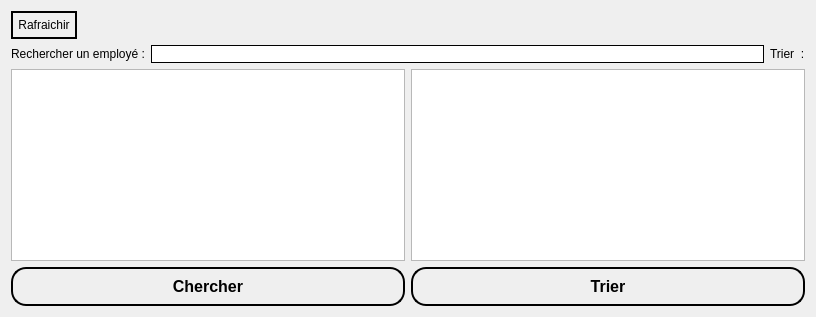
           <widget class="QWidget" name="tab_16">
            <attribute name="title">
             <string>   Rechercher employé   </string>
            </attribute>
            <layout class="QGridLayout" name="gridLayout_8">
             <item row="0" column="0" colspan="2">
              <layout class="QHBoxLayout" name="horizontalLayout_5">
               <item>
                <widget class="QPushButton" name="Rafraichir_e">
                 <property name="styleSheet">
                  <string notr="true">font: 600 12pt &quot;Segoe UI&quot;;
color: rgb(0, 0, 0);
 border: 2px solid black;
    border-radius: 15px;
    padding: 5px; font: 600 12pt &quot;Segoe UI&quot;;
color: rgb(0, 0, 0);</string>
                 </property>
                 <property name="text">
                  <string>Rafraichir</string>
                 </property>
                 <property name="checkable">
                  <bool>true</bool>
                 </property>
                </widget>
               </item>
               <item>
                <spacer name="horizontalSpacer_3">
                 <property name="orientation">
                  <enum>Qt::Orientation::Horizontal</enum>
                 </property>
                 <property name="sizeHint" stdset="0">
                  <size>
                   <width>728</width>
                   <height>20</height>
                  </size>
                 </property>
                </spacer>
               </item>
              </layout>
             </item>
             <item row="1" column="0" colspan="2">
              <layout class="QHBoxLayout" name="horizontalLayout_3">
               <item>
                <widget class="QLabel" name="label_8">
                 <property name="styleSheet">
                  <string notr="true">font: 600 14pt &quot;Segoe UI&quot;;
color: rgb(0, 0, 0);</string>
                 </property>
                 <property name="text">
                  <string>Rechercher un employé :</string>
                 </property>
                </widget>
               </item>
               <item>
                <widget class="QLineEdit" name="lineEdit_rechercher">
                 <property name="styleSheet">
                  <string notr="true">color: rgb(0, 0, 0);
 border: 1px solid black;</string>
                 </property>
                </widget>
               </item>
               <item>
                <widget class="QLabel" name="label_9">
                 <property name="styleSheet">
                  <string notr="true">font: 600 14pt &quot;Segoe UI&quot;;
color: rgb(0, 0, 0);</string>
                 </property>
                 <property name="text">
                  <string>Trier  :</string>
                 </property>
                </widget>
               </item>
              </layout>
             </item>
             <item row="2" column="0">
              <widget class="QTableView" name="tableView_recherche"/>
             </item>
             <item row="2" column="1">
              <widget class="QTableView" name="tableView_tri"/>
             </item>
             <item row="3" column="0">
              <widget class="QPushButton" name="rechercher_e">
               <property name="mouseTracking">
                <bool>true</bool>
               </property>
               <property name="tabletTracking">
                <bool>true</bool>
               </property>
               <property name="styleSheet">
                <string notr="true">QPushButton {
   color: black;                  /* Couleur du texte par défaut */
   border: 2px solid black;     /* Bordure légèrement plus foncée */
   border-radius: 15px;            /* Coins arrondis */
   padding: 8px 8px;             /* Espacement interne */
   font-size: 16px;               /* Taille de police */
   font-weight: bold;             /* Texte en gras */
   transition: background-color 0.3s ease; /* Transition douce pour la couleur */
}</string>
               </property>
               <property name="text">
                <string>Chercher</string>
               </property>
               <property name="checkable">
                <bool>true</bool>
               </property>
               <property name="autoExclusive">
                <bool>true</bool>
               </property>
              </widget>
             </item>
             <item row="3" column="1">
              <widget class="QPushButton" name="trier_e">
               <property name="styleSheet">
                <string notr="true">QPushButton {
   color: black;                  /* Couleur du texte par défaut */
   border: 2px solid black;     /* Bordure légèrement plus foncée */
   border-radius: 15px;            /* Coins arrondis */
   padding: 8px 8px;             /* Espacement interne */
   font-size: 16px;               /* Taille de police */
   font-weight: bold;             /* Texte en gras */
   transition: background-color 0.3s ease; /* Transition douce pour la couleur */
}</string>
               </property>
               <property name="text">
                <string>Trier</string>
               </property>
              </widget>
             </item>
            </layout>
           </widget>
